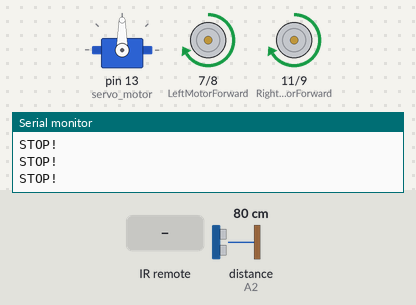
Bench run of a sketch on a simulated Arduino Uno, built with avr-gcc and run on an emulated ATmega328P. Shown: servo, motor-driver pin pairs drawn as motors (green arrow = first pin HIGH = forward, orange = second pin HIGH = backward, longer = more drive, scaled by the enable pin), the last lines printed to the serial monitor. The test bench sets the inputs (shaded band); at power-on: distance to the obstacle (sensor on A2) 80 cm. The echo pulse lasts 58.3 µs per cm.

Above: at 3.9 s.
4.0 s: distance to the obstacle (sensor on A2) set to 53 cm
7.0 s: distance to the obstacle (sensor on A2) set to 44 cm
At 8.4 s:
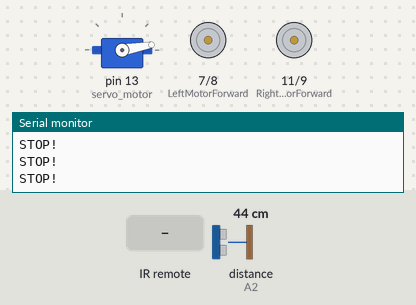
At 9.4 s:
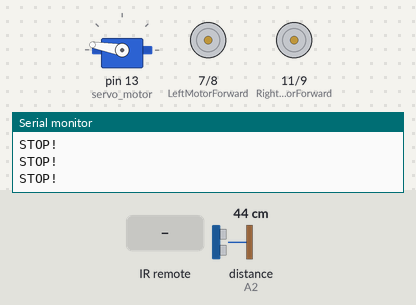
10.0 s: infrared code 0x8581B0C3 received
At 10.92 s:
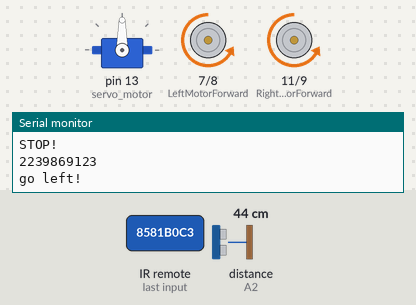
13.0 s: infrared code 0xAA84299B received
16.0 s: distance to the obstacle (sensor on A2) set to 60 cm
At 16.54 s:
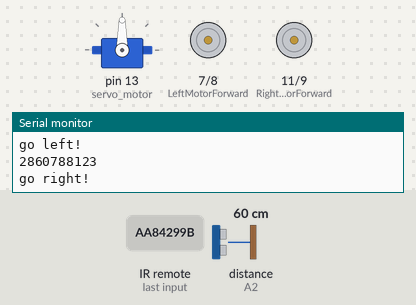
19.0 s: infrared code 0xC876EC72 received
Timing chart, 0 to 23.0 s (numbered marks = the images above; inputs shaded):
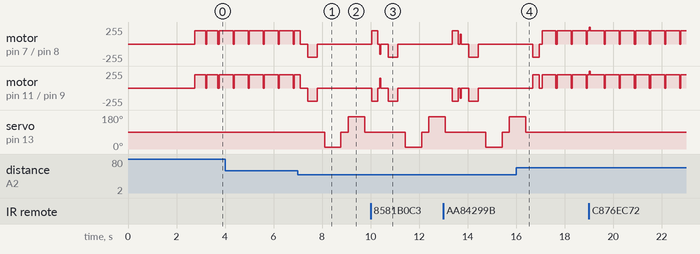

Measured:
- the behaviour switches between 50 and 49 cm on distance to the obstacle (sensor on A2) (found by bisection; images 0 and 1)
- after the input at 7.0 s, servo on pin 13 (servo_motor): 90° → 10° after 1.1 s, → 90° 0.67 s later, → 170° 0.30 s later, → 90° 0.67 s later
- after the input at 16.0 s, servo on pin 13 (servo_motor): goes on until 16.4 s, then stays 90°
- by itself, motor on pin 7 (LeftMotorForward) / pin 8 (LeftMotorBackward), motor on pin 11 (RightMotorForward) / pin 9 (RightMotorBackward): repeats every 0.62 s: forward 200/255 0.57 s, stopped 0.05 s

The sketch:

Robot-Kit-Obstacle-Avoiding_final_mit_RBG.ino
```cpp
#include <Servo.h>          //Servo motor library. This is standard library
#include <NewPing.h>        //Ultrasonic sensor function library. You must install this library
#include <IRremote.h>
#include <Adafruit_NeoPixel.h>
#ifdef __AVR__
  #include <avr/power.h>
#endif

#define RGB_PIN 10
Adafruit_NeoPixel strip = Adafruit_NeoPixel(7, RGB_PIN, NEO_GRB + NEO_KHZ800);

//our L298N control pins
const int LeftMotorForward = 7; // 9;
const int LeftMotorBackward = 8;
const int RightMotorForward = 11; // 6;
const int RightMotorBackward = 9; // 7;
const int PWMRight = 6;
const int PWMLeft = 5; //

#define carSpeed 150  // initial speed of car >=0 to <=255

/* Anschluss an Arduino:
3 gelb
6 grün
7 blau
8 lia
9 grau
10 weiß
*/

//sensor pins
#define trig_pin A1 //analog input 1
#define echo_pin A2 //analog input 2

////////// IR REMOTE CODES //////////
#define Auto 2700
#define AutoOff 652
#define F 3363236978 // FORWARD
#define B 3380014599 // BACK
#define L 2239869123  // LEFT
#define R 2860788123  // RIGHT
#define S 2475633871 // STOP
#define UNKNOWN_F 2605695303    // FORWARD
#define UNKNOWN_B 2588917682  // BACK
#define UNKNOWN_L 1932877326  // LEFT
#define UNKNOWN_R 1311958330   // RIGHT
#define UNKNOWN_S 3493298410  // STOP

#define RECV_PIN  12
IRrecv irrecv(RECV_PIN);
decode_results results;
unsigned long val;
unsigned long preMillis;


#define maximum_distance 200
boolean goesForward = false;
boolean remoteOn = false;
int distance = 100;

NewPing sonar(trig_pin, echo_pin, maximum_distance); //sensor function
Servo servo_motor; //our servo name


void setup(){
  Serial.begin(9600);
  pinMode(PWMRight, OUTPUT);
  pinMode(PWMLeft, OUTPUT);

  pinMode(RightMotorForward, OUTPUT);
  pinMode(LeftMotorForward, OUTPUT);
  pinMode(LeftMotorBackward, OUTPUT);
  pinMode(RightMotorBackward, OUTPUT);

  digitalWrite(PWMRight, HIGH);
  digitalWrite(PWMLeft, HIGH);

  servo_motor.attach(13); //our servo pin

  servo_motor.write(90);
  delay(2000);

  distance = readPing();
  delay(100);
  distance = readPing();
  delay(100);
  distance = readPing();
  delay(100);
  distance = readPing();
  delay(100);
  stopp();
  irrecv.enableIRIn();
}

void automatikBetrieb(){
  int distanceRight = 0;
  int distanceLeft = 0;
  delay(50);

    // set speed to 150 out 255
  analogWrite(PWMRight, 200);
   // set speed to 150 out 255
  analogWrite(PWMLeft, 200);


  if (distance <= 50){
    moveStop();
    delay(300);
    moveBackward();
    delay(400);
    moveStop();
    delay(300);
    distanceRight = lookRight();
    delay(300);
    distanceLeft = lookLeft();
    delay(300);

    if (distance >= distanceLeft){
      turnRight();
      moveStop();
    }
    else{
      turnLeft();
      moveStop();
    }
  }
  else{
    moveForward();
  }
    distance = readPing();
}


void loop(){
  if (irrecv.decode(&results)){
    preMillis = millis();
    val = results.value;
    Serial.println(val);
    irrecv.resume();
    switch(val){
      case Auto: remoteOn = false; break;
      case AutoOff: remoteOn = true; break;
      case F:
      case UNKNOWN_F:
        forward(); break;
      case B:
      case UNKNOWN_B: back(); break;
      case L:
      case UNKNOWN_L: left(); break;
      case R:
      case UNKNOWN_R: right();break;
      case S:
      case UNKNOWN_S:
        stopp();
        break;
      default: break;
    }
  }
  else{
    if(millis() - preMillis > 500){
      stopp();
      preMillis = millis();
    }
  }

  if (!remoteOn) {
    automatikBetrieb();  }
}

 void forward(){
  digitalWrite(PWMLeft,HIGH);
  digitalWrite(PWMRight,HIGH);
  digitalWrite(LeftMotorForward,HIGH);
  digitalWrite(LeftMotorBackward,LOW);
  digitalWrite(RightMotorBackward,LOW);
  digitalWrite(RightMotorForward,HIGH);
  Serial.println("go forward!");
}
void back(){
  digitalWrite(PWMLeft,HIGH);
  digitalWrite(PWMRight,HIGH);
  digitalWrite(LeftMotorForward,LOW);
  digitalWrite(LeftMotorBackward,HIGH);
  digitalWrite(RightMotorBackward,HIGH);
  digitalWrite(RightMotorForward,LOW);
  Serial.println("go back!");
}
void left(){
  analogWrite(PWMLeft,carSpeed);
  analogWrite(PWMRight,carSpeed);
  digitalWrite(LeftMotorForward,LOW);
  digitalWrite(LeftMotorBackward,HIGH);
  digitalWrite(RightMotorBackward,LOW);
  digitalWrite(RightMotorForward,HIGH);
  Serial.println("go left!");
}
void right(){
  analogWrite(PWMLeft,carSpeed);
  analogWrite(PWMRight,carSpeed);
  digitalWrite(LeftMotorForward,HIGH);
  digitalWrite(LeftMotorBackward,LOW);
  digitalWrite(RightMotorBackward,HIGH);
  digitalWrite(RightMotorForward,LOW);
  Serial.println("go right!");
}
void stopp(){
  digitalWrite(PWMLeft, LOW);
  digitalWrite(PWMRight, LOW);
  Serial.println("STOP!");
}


int lookRight(){
  servo_motor.write(10);
  delay(500);
  int distance = readPing();
  delay(100);
  servo_motor.write(90);
  return distance;
}

int lookLeft(){
  servo_motor.write(170);
  delay(500);
  int distance = readPing();
  delay(100);
  servo_motor.write(90);
  return distance;
  delay(100);
}

int readPing(){
  delay(70);
  int cm = sonar.ping_cm();
  if (cm==0){
    cm=250;
  }
  return cm;
}

void moveStop(){

     // set speed to 150 out 255
  analogWrite(PWMRight, 200);
   // set speed to 150 out 255
  analogWrite(PWMLeft, 200);

  digitalWrite(RightMotorForward, LOW);
  digitalWrite(LeftMotorForward, LOW);
  digitalWrite(RightMotorBackward, LOW);
  digitalWrite(LeftMotorBackward, LOW);
}

void moveForward(){
  digitalWrite(LeftMotorForward, HIGH);
  digitalWrite(RightMotorForward, HIGH);

  digitalWrite(LeftMotorBackward, LOW);
  digitalWrite(RightMotorBackward, LOW);
}

void moveForward2(){

  if(!goesForward){

    goesForward=true;

//    digitalWrite(LeftMotorForward, HIGH);
    digitalWrite(RightMotorForward, HIGH);

    digitalWrite(LeftMotorBackward, LOW);
//    digitalWrite(RightMotorBackward, LOW);
  }
}

void moveBackward(){

  goesForward=false;

  digitalWrite(LeftMotorBackward, HIGH);
  digitalWrite(RightMotorBackward, HIGH);

  digitalWrite(LeftMotorForward, LOW);
  digitalWrite(RightMotorForward, LOW);

}

void turnRight(){

  digitalWrite(LeftMotorForward, HIGH);
  digitalWrite(RightMotorBackward, HIGH);

  digitalWrite(LeftMotorBackward, LOW);
  digitalWrite(RightMotorForward, LOW);

  delay(250);

  digitalWrite(LeftMotorForward, HIGH);
  digitalWrite(RightMotorForward, HIGH);

  digitalWrite(LeftMotorBackward, LOW);
  digitalWrite(RightMotorBackward, LOW);


}

void turnLeft(){

  digitalWrite(LeftMotorBackward, HIGH);
  digitalWrite(RightMotorForward, HIGH);

  digitalWrite(LeftMotorForward, LOW);
  digitalWrite(RightMotorBackward, LOW);

  delay(250);

  digitalWrite(LeftMotorForward, HIGH);
  digitalWrite(RightMotorForward, HIGH);

  digitalWrite(LeftMotorBackward, LOW);
  digitalWrite(RightMotorBackward, LOW);
}
```
